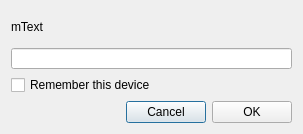
<?xml version="1.0" encoding="UTF-8"?>
<ui version="4.0">
 <class>TwoFactorDialog</class>
 <widget class="QDialog" name="TwoFactorDialog">
  <property name="geometry">
   <rect>
    <x>0</x>
    <y>0</y>
    <width>303</width>
    <height>134</height>
   </rect>
  </property>
  <property name="minimumSize">
   <size>
    <width>0</width>
    <height>0</height>
   </size>
  </property>
  <property name="windowTitle">
   <string>Dialog</string>
  </property>
  <layout class="QVBoxLayout" name="verticalLayout">
   <item>
    <widget class="QLabel" name="mText">
     <property name="text">
      <string>mText</string>
     </property>
    </widget>
   </item>
   <item>
    <widget class="QLineEdit" name="mLineEdit">
     <property name="minimumSize">
      <size>
       <width>0</width>
       <height>21</height>
      </size>
     </property>
     <property name="maximumSize">
      <size>
       <width>16777215</width>
       <height>20</height>
      </size>
     </property>
    </widget>
   </item>
   <item>
    <widget class="QCheckBox" name="mRememberDevice">
     <property name="text">
      <string>Remember this device</string>
     </property>
    </widget>
   </item>
   <item>
    <layout class="QHBoxLayout" name="horizontalLayout">
     <item>
      <spacer name="horizontalSpacer">
       <property name="orientation">
        <enum>Qt::Horizontal</enum>
       </property>
       <property name="sizeHint" stdset="0">
        <size>
         <width>40</width>
         <height>20</height>
        </size>
       </property>
      </spacer>
     </item>
     <item>
      <widget class="QPushButton" name="pushButton_2">
       <property name="text">
        <string>Cancel</string>
       </property>
      </widget>
     </item>
     <item>
      <widget class="QPushButton" name="mSubmit">
       <property name="text">
        <string>OK</string>
       </property>
      </widget>
     </item>
    </layout>
   </item>
  </layout>
 </widget>
 <resources/>
 <connections>
  <connection>
   <sender>pushButton_2</sender>
   <signal>clicked()</signal>
   <receiver>TwoFactorDialog</receiver>
   <slot>reject()</slot>
   <hints>
    <hint type="sourcelabel">
     <x>167</x>
     <y>105</y>
    </hint>
    <hint type="destinationlabel">
     <x>151</x>
     <y>66</y>
    </hint>
   </hints>
  </connection>
 </connections>
</ui>
